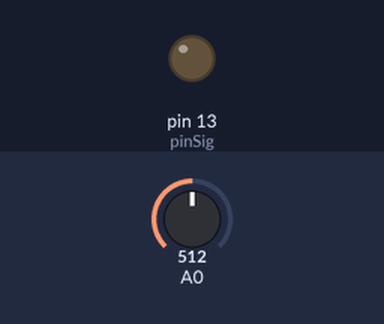
Simulated run of this sketch. Board: Arduino Uno, built with avr-gcc and run on an emulated ATmega328P. Shown: output pins drawn as LEDs (lit = HIGH). Inputs (shaded band) come from the test bench; at power-on: A0 = 512.

Above: at 4.8 s.
4.9 s: A0 set to 0
At 8.7 s:
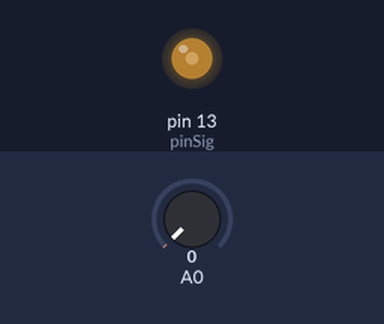
10.0 s: A0 set to 122
At 10.3 s:
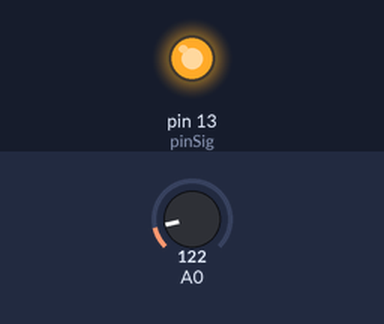
Timing chart, 0 to 21.1 s (numbered marks = the images above; inputs shaded):
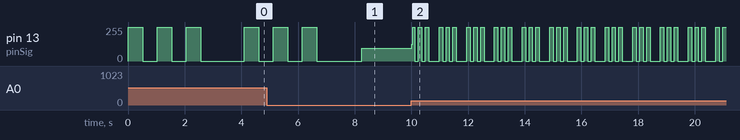

The sketch:

sketch_oct03a.ino
```cpp
/*
 * Funcionamiento:
 * Se esta loopeando constantemente la cantidad de dientes totales menos
 * la cantidad de dientes faltantes, mientras con un delay (que su valor viene
 * del potenciometro) se regulan las rpm.
 */

#define pinSig 13 //Definicion del Pin

int DientesTotales = 5;//Variables dientes totales
int DientesFaltantes = 2;//Variables dientes faltantes
int DelTime = 0;//Valor Potenciometro

void setup() {
	pinMode(pinSig, OUTPUT);//Configuracion pin

}

void loop() {
	DelTime = analogRead(A0);//Leer Valor potenciometro
	if(DelTime < 5){
		DelTime = DelTime + 5;//Se pone un limite para que la señal no se haga muy chica
	}
	DoWork();//Se llama al void DoWork()
}

void DoWork(){

	for(int i=1;i<=DientesTotales - DientesFaltantes; i++){//for para dientes totales - dientes faltantes
		digitalWrite(pinSig, HIGH);
		delay(DelTime);//Delay para controlar RPM
		digitalWrite(pinSig, LOW);
		delay(DelTime);//Delay para controlar RPM
	}

	for(int i=1;i<=DientesFaltantes; i++){//for para dientes faltantes
		digitalWrite(pinSig, LOW);
		delay(DelTime);//Delay para controlar RPM
	}
}
```

Measured:
- after the input at 10.0 s, pin 13 (pinSig): 96/255 → 127/255 at once, then moves between 0/255 and 255/255, repeating every 0.98 s
